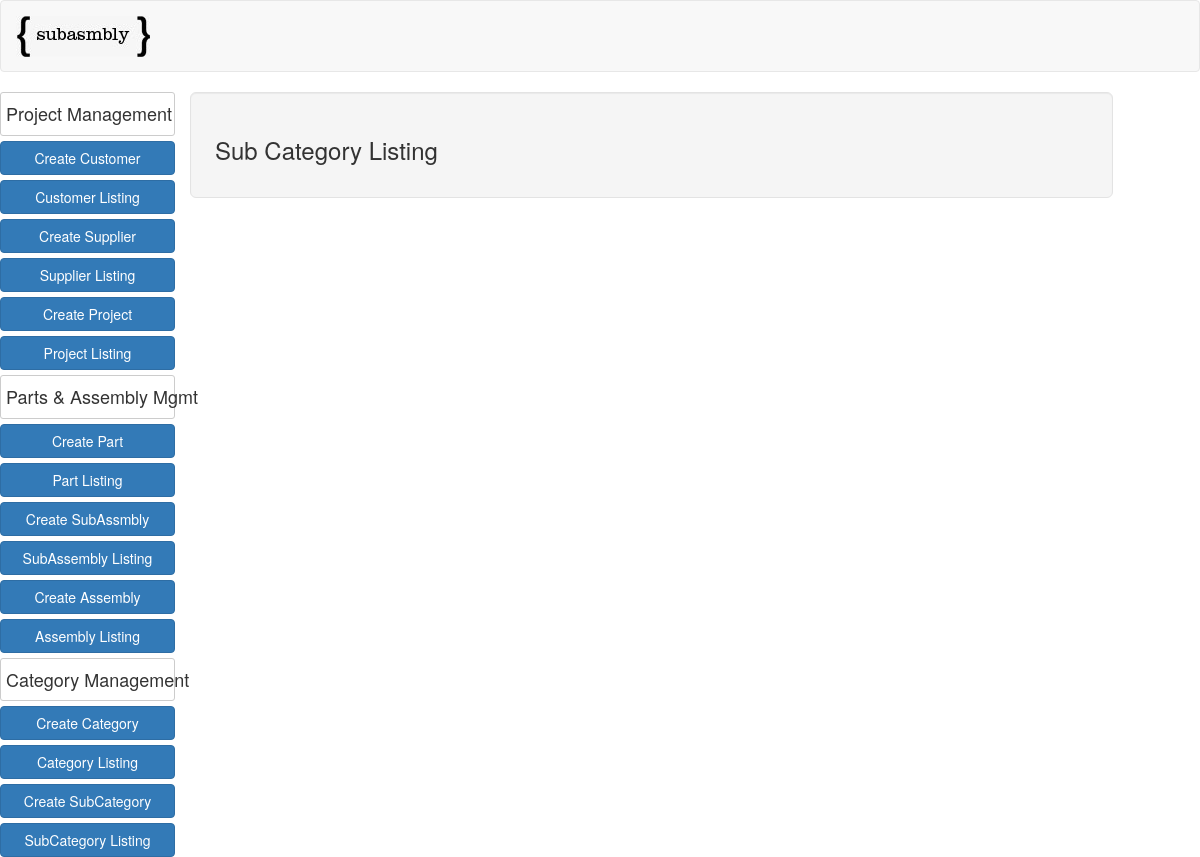
/subcategory_list/, run on an earlier commit of the app's database.
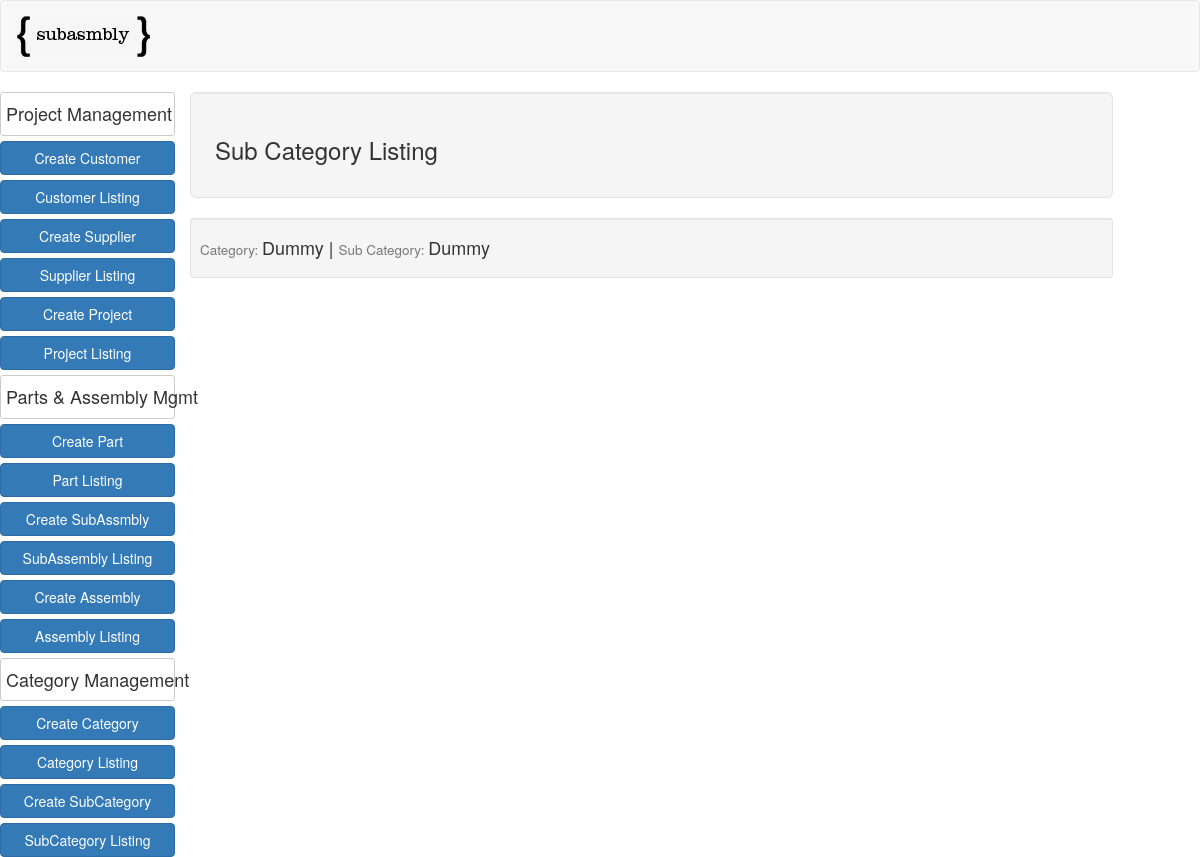
And on a later commit of the database.
### app/models.py (models this page shows, shortened)
class SubCategory(models.Model):
    category = models.ForeignKey(Category)
    subcategory = models.CharField(max_length=30)

class Category(models.Model):
    category = models.CharField(max_length=30)
    def __str__(self):
        return self.category

### app/views.py (the view)
# urls.py: url(r'^subcategory_list/$', SubCategoryListView.as_view(), name="subcategory_list_view"),
class SubCategoryListView(ListView):
    model = SubCategory
    def get_queryset(self):
        return SubCategory.objects.all()

### templates/app/subcategory_list.html
{% extends "bom.html" %}
{% block content %}
      <div class="row">
        <div class="col-md-12 well well-lg">
          <h3 class="pull-left">Sub Category Listing</h3>
          </div>
        {% for object in object_list %}
            <div class="col-md-12 well well-sm">
              <h4><small>Category: </small>{{object.category}}  |  <small>Sub Category: </small>{{object.subcategory}}</h4>
            </div>
        {% endfor %}
  </div>
</div>
{% endblock %}

What changed in the data, as far as the page shows it:
added SubCategory: category "Dummy", subcategory "Dummy"
